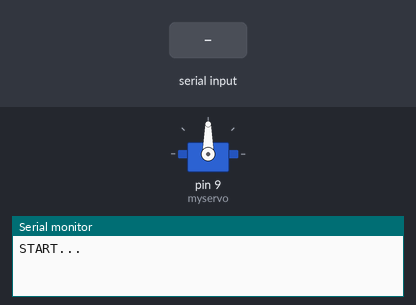
A sketch run on a simulated Arduino Uno, built with avr-gcc and run on an emulated ATmega328P. Parts: servo, the last lines printed to the serial monitor. The test bench sets the inputs (shaded band).

Above: at 2.2 s.
2.3 s: "90,45\n" received over Serial
At 2.8 s:
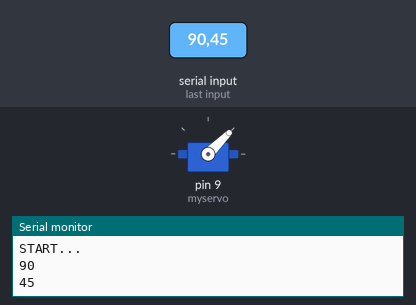
3.8 s: "30,150\n" received over Serial
At 5.0 s:
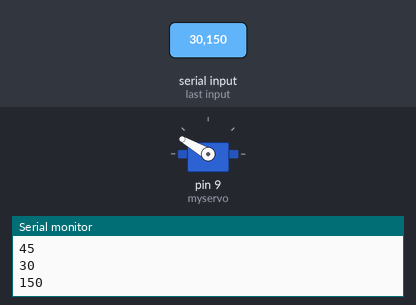
5.3 s: "5\n" received over Serial
At 5.7 s:
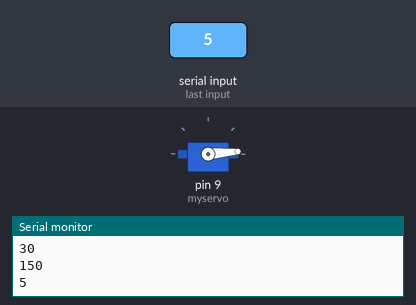
6.8 s: "200\n" received over Serial
At 8.0 s:
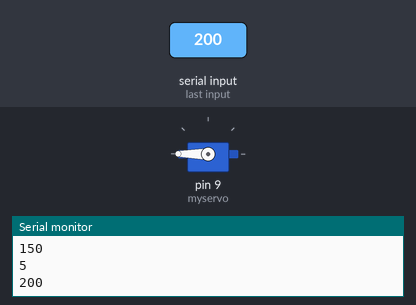
8.3 s: "90\n" received over Serial
At 9.2 s:
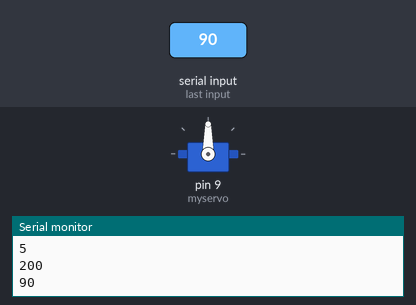
Timing chart, 0 to 10.8 s (numbered marks = the images above; inputs shaded):
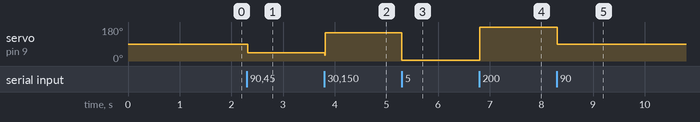

The sketch:

throttle.ino
```cpp
#include <Servo.h>

Servo myservo;

void setup()
{
  myservo.attach(9);
  Serial.begin(9600);
  Serial.println("START...");

  delay(1000);
}


void loop()
{

  while(Serial.available() > 0 )
  {
    int throttle = Serial.parseInt();
    Serial.read();
    Serial.println(throttle);
    myservo.write(throttle);
    delay(15);
  }
}
```

Measured:
- after the input at 2.3 s, servo on pin 9 (myservo): 90° → 45° at once
- after the input at 3.8 s, servo on pin 9 (myservo): 45° → 150° at once
- after the input at 5.3 s, servo on pin 9 (myservo): 150° → 5° at once
- after the input at 6.8 s, servo on pin 9 (myservo): 5° → 180° at once
- after the input at 8.3 s, servo on pin 9 (myservo): 180° → 90° at once
